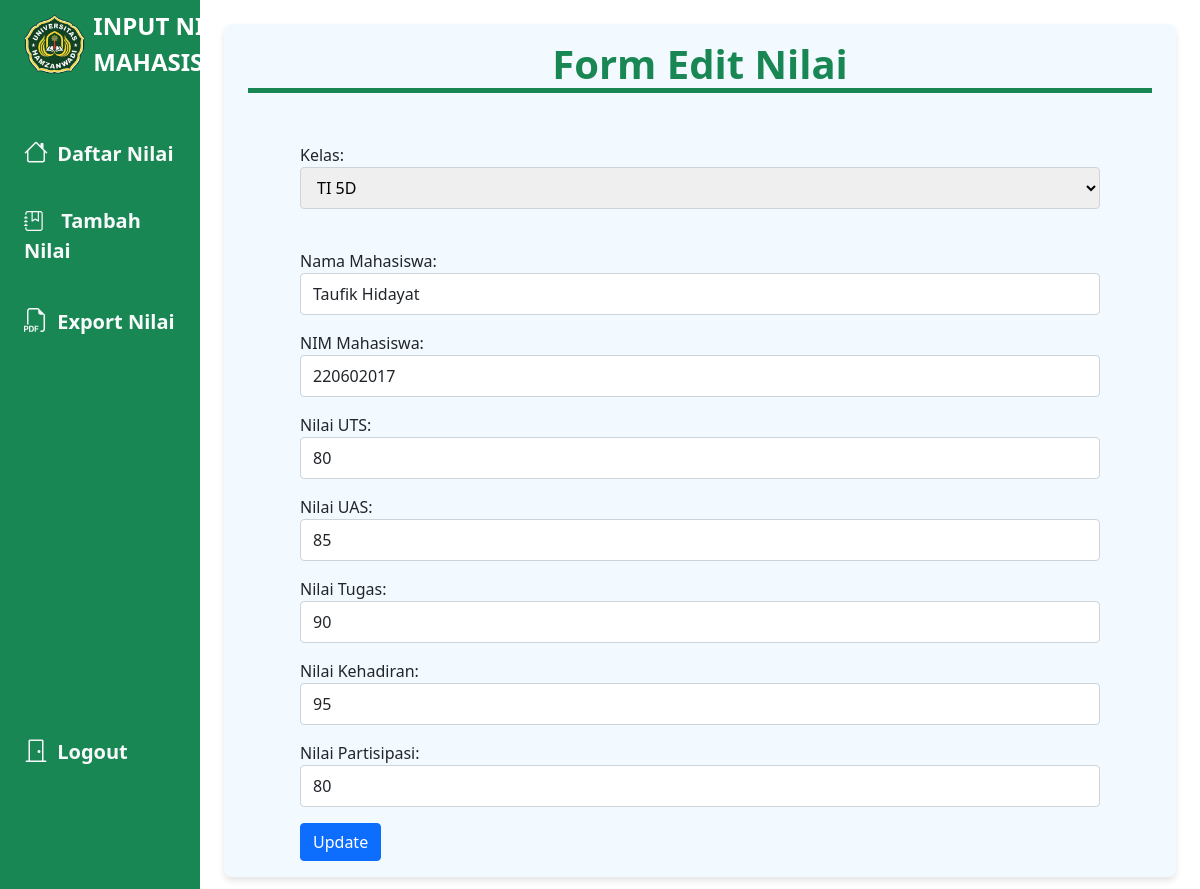
The app's page /component/edit.php?id=26 (signed in) with its own data.
### tables this page shows
CREATE TABLE `mahasiswa` (
  `id` int NOT NULL,
  `nama_mahasiswa` varchar(255) NOT NULL,
  `nim` varchar(255) NOT NULL,
  `kelas` text NOT NULL,
  `uts` varchar(255) NOT NULL,
  `uas` varchar(255) NOT NULL,
  `tugas` varchar(255) NOT NULL,
  `kehadiran` varchar(255) NOT NULL,
  `partisipasi` varchar(255) NOT NULL
);

### component/edit.php (the view, shortened to what this page needs)
<?php
require('../config/koneksi.php');
$id = $_GET['id'];
$sql = "SELECT * FROM mahasiswa WHERE id = $id";
$result = $koneksi->query($sql);
if ($result->num_rows > 0) {
    $data = $result->fetch_assoc();
} else {
    echo "Data tidak ditemukan!";
    exit;
}
?>
<!DOCTYPE html>
<html lang="en">
<head>
    <link rel="stylesheet" href="../style/style.css">
    <link href="https://cdn.jsdelivr.net/npm/bootstrap@5.0.2/dist/css/bootstrap.min.css" rel="stylesheet"
>
    <link rel="stylesheet" href="https://cdn.jsdelivr.net/npm/bootstrap-icons@1.11.3/font/bootstrap-icons.min.css">
</head>
<body>
    <div class="container-fluid">
        <div class="row flex-nowrap">
            <div class="col-auto col-md-3 col-xl-2 px-sm-2 px-0 bg-success">
                <div class="d-flex flex-column align-items-center align-items-sm-start px-3 pt-2 text-white min-vh-100">
                    <a href="#"
                        class="d-flex align-items-center pb-3 mb-md-0 me-md-auto text-white text-decoration-none">
                        <img class="img" src="../img/logo.png" alt="">
                        <span class="fs-4 d-none d-sm-inline"><b>INPUT NILAI MAHASISWA</b></span>
                    </a>
                    <ul class="nav nav-pills flex-column mb-sm-auto mb-0 align-items-center align-items-sm-start"
                        id="menu">
                        <li class="nav-item">
                            <a href="dashboard.php" class="nav-link align-middle px-0 text-light fs-5">
                                <i class="fs-4 bi-house"></i> <span class="ms-1 d-none d-sm-inline">Daftar Nilai</span>
                            </a>
                        </li>
                        <li class="nav-item">
                            <a href="create.php" class="nav-link align-middle px-0 text-light fs-5">
                                <i class="bi bi-journal-bookmark fs-5"></i> <span class="ms-1 d-none d-sm-inline">Tambah
                                    Nilai</span>
                            </a>
                        </li>
                        <li>
                            <a href="exportpdf.php" class="nav-link px-0 align-middle px-0 text-light fs-5">
                                <i class=" fs-4 bi bi-filetype-pdf"></i> <span class="ms-1 d-none d-sm-inline">Export
                                    Nilai</span></a>
                        </li>
                    </ul>
                    <div class="dropdown pb-4">
                        <b>
                            <a href="../login.php" class="nav-link px-0 align-middle px-0 text-light fs-5">
                                <i class="fs-4 bi bi-door-closed"></i> <span
                                    class="ms-1 d-none d-sm-inline">Logout</span></a>
                        </b>
                    </div>
                </div>
            </div>
            <div class="col py-3">
                <h1 class="jdl">Form Edit Nilai</h1>
                <div class="mx-auto">
                    <form action="" method="POST">
                        <div class="mb-3">
                            <label>Kelas:</label>
                            <select id="kelasSelect" name="daftar_kelas" required>
                                <option value="TI 5D" <?= $data['kelas'] == 'TI 5D' ? 'selected' : '' ?>>TI 5D</option>
                            </select><br><br>
                        </div>
                        <div class="mb-3">
                            <label>Nama Mahasiswa:</label>
                            <input type="text" name="nama_mahasiswa" class="form-control" required
                                value="<?= $data['nama_mahasiswa'] ?>">
                        </div>
                        <div class="mb-3">
                            <label>NIM Mahasiswa:</label>
                            <input type="text" name="nim" class="form-control" required value="<?= $data['nim'] ?>">
                        </div>
                        <div class="mb-3">
                            <label>Nilai UTS:</label>
                            <input type="text" name="uts" class="form-control" required value="<?= $data['uts'] ?>">
                        </div>
                        <div class="mb-3">
                            <label>Nilai UAS:</label>
                            <input type="text" name="uas" class="form-control" required value="<?= $data['uas'] ?>">
                        </div>
                        <div class="mb-3">
                            <label>Nilai Tugas:</label>
                            <input type="text" name="tugas" class="form-control" required value="<?= $data['tugas'] ?>">
                        </div>
                        <div class="mb-3">
                            <label>Nilai Kehadiran:</label>
                            <input type="text" name="kehadiran" class="form-control" required
                                value="<?= $data['kehadiran'] ?>">
                        </div>
                        <div class="mb-3">
                            <label>Nilai Partisipasi:</label>
                            <input type="text" name="partisipasi" class="form-control" required
                                value="<?= $data['partisipasi'] ?>">
                        </div>
                        <button type="submit" name="submit" class="btn btn-primary">Update</button>
                    </form>
                </div>
            </div>
        </div>
    </div>
</body>
</html>

### style/style.css (style rules this page uses)
* { margin: 0; padding: 0; }
.img { width: 100px; margin-right: 10px; }
ul#menu { margin-top: 30px; }
ul li a { margin-bottom: 20px; }
.jdl { font-size: 2.5rem; color: #198754; text-align: center; margin-bottom: 50px; font-weight: bold; border-bottom: 5px solid #198754; }
.mx-auto { width: 800px; }
.bg-success { background-color: #198754 !important; }
.nav-link { color: #e9ecef !important; transition: color 0.3s, background-color 0.3s; }
.nav-item .bi { margin-right: 8px; }
.img { max-height: 60px; margin-right: 8px; }
.fs-5 { font-size: 1.25rem; font-weight: 600; }
.col.py-3 { background-color: #F2F9FF; border-radius: 8px; box-shadow: 0 4px 6px rgba(0, 0, 0, 0.1); padding: 24px; margin: 24px; }
h1 { font-size: 1.75rem; color: #198754; text-align: center; margin-bottom: 20px; }
select, input[type="text"] { border: 1px solid #ced4da; border-radius: 4px; padding: 8px 12px; width: 100%; margin-bottom: 16px; transition: border-color 0.3s, box-shadow 0.3s; }
button { background-color: #198754; color: #fff; border: none; border-radius: 4px; padding: 10px 16px; transition: background-color 0.3s, transform 0.2s; }

### records on screen
mahasiswa: daftar_kelas "TI 5D", nama_mahasiswa "Taufik Hidayat", nim "220602017", uts "80", uas "85", tugas "90", kehadiran "95", partisipasi "80"
